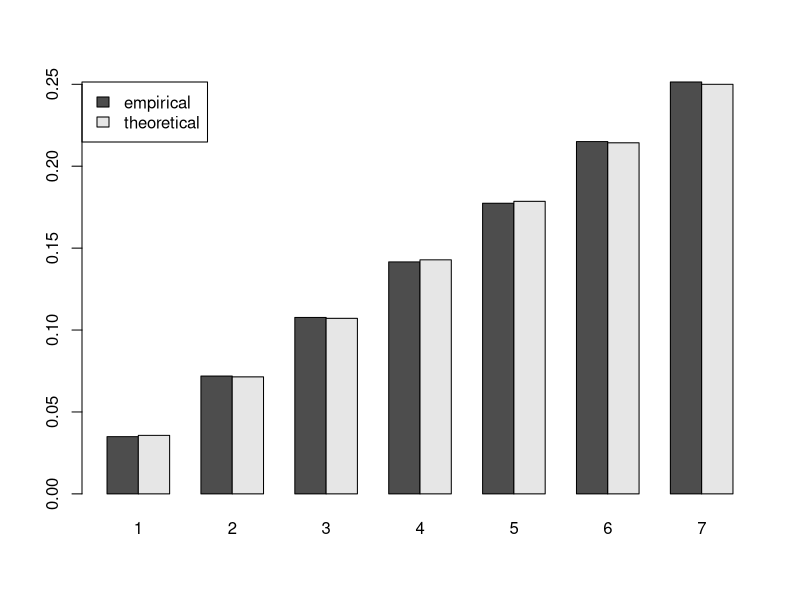

Source code (R):
## ---- chunk 1
knitr::opts_chunk$set(echo = TRUE)
## ---- chunk 2
propose <- function(current){
  current+sample(c(-1,1),size=1)
}

p <- function(x){ifelse(x %in% 1:7, x/28,0)}

n <- 10^5
set.seed(2)
x <- c(4,rep(NA,n-1))
for (t in 1:(n-1)){
  current <- x[t]
  proposed <-propose(current)
  pmove <- p(proposed)/p(current)
  u<-runif(1)
  if (u<pmove){
    x[t+1]<-proposed
  }else{
    x[t+1]<-current
    }
}

counts <-table(x)
results <- rbind(counts/n, 1:7/28)
rownames(results)<- c("empirical","theoretical")
results

chisq.test(counts, p=(1:7)/28)
barplot(results,beside=T,legend.text = rownames(results),args.legend=list(x = "topleft"))
